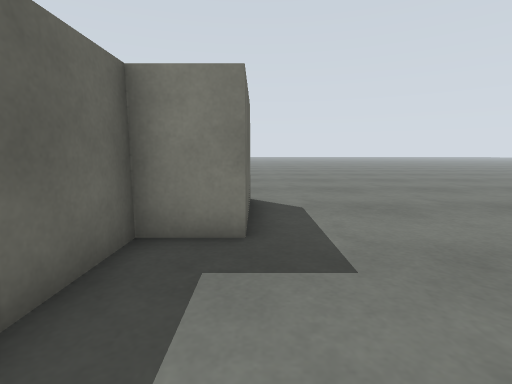
[1] (above)

16 first-person views from a walk through a world built for the Gazebo simulator. The camera is 0.61 m above the floor, tilts 8° down and sees 85° across. The floor is counted in squares, 0.5 m on a side. Each view is taken from the middle of a square. On the plan, view 1 faces up. The plan holds only what a view shows up to about 13 squares ahead; the rest is blank. The place goes on beyond the plan.

[2]
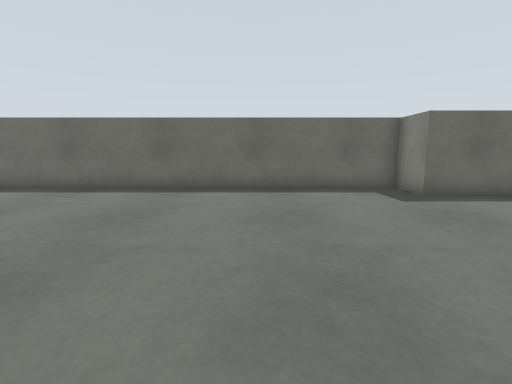

[3]
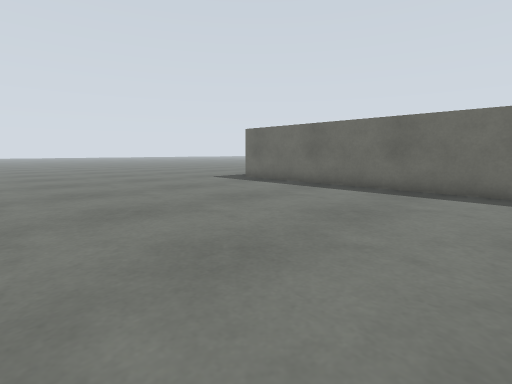

[4]
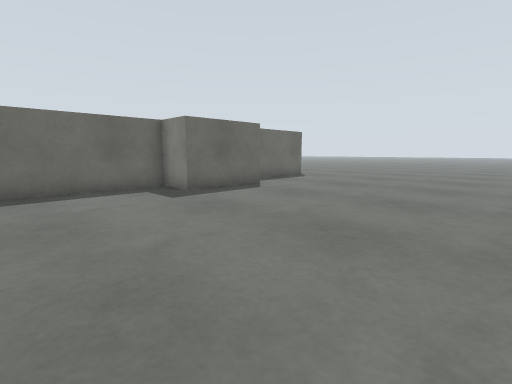

[5]
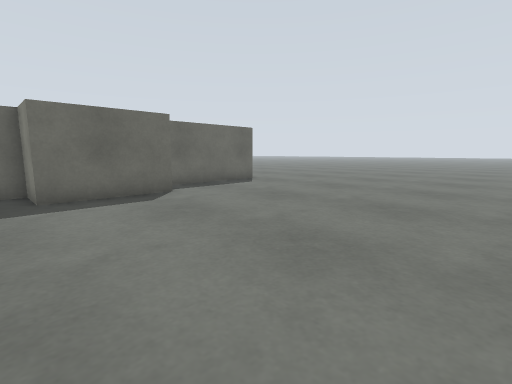

[6]
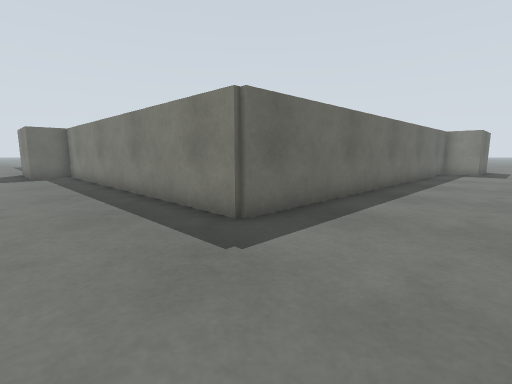

[7]
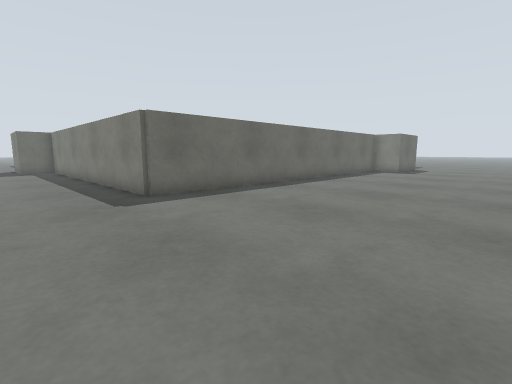

[8]
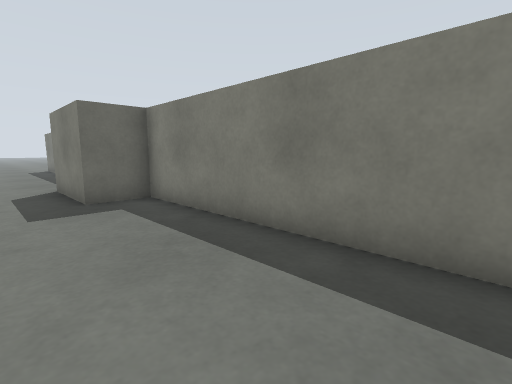

[9]
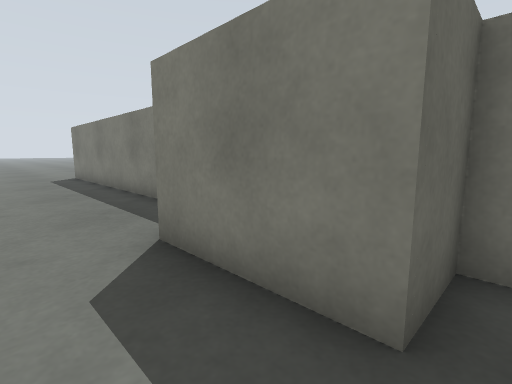

[10]
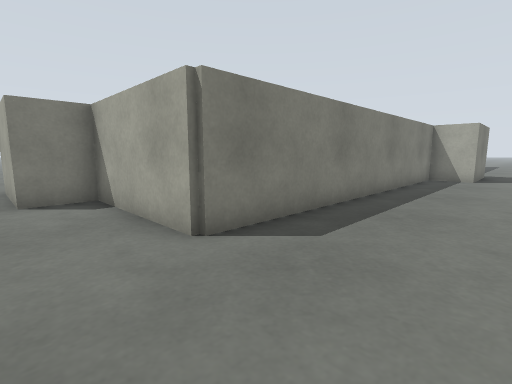

[11]
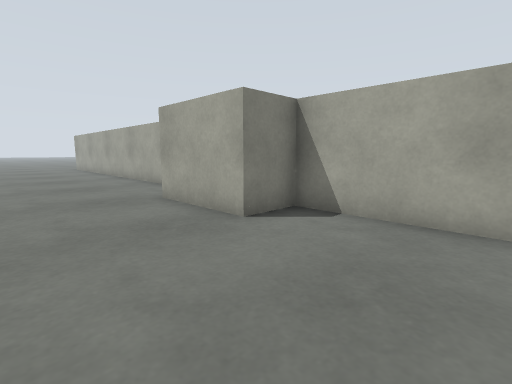

[12]
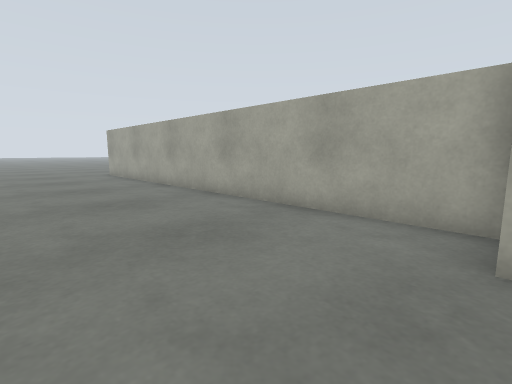

[13]
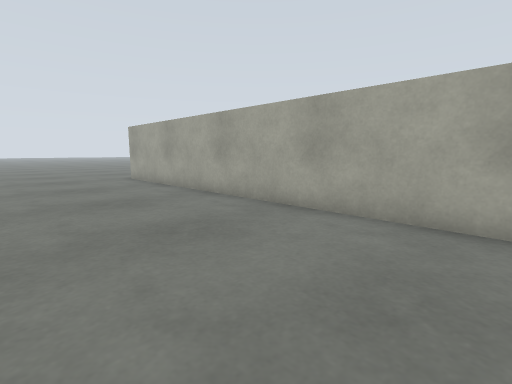

[14]
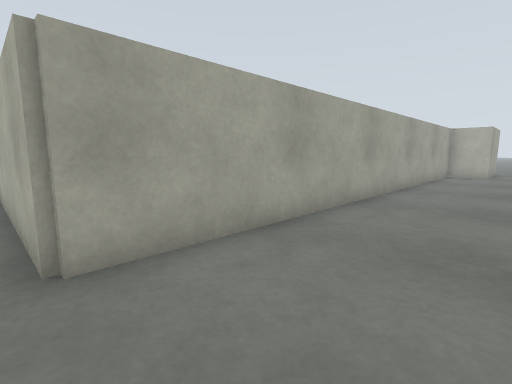

[15]
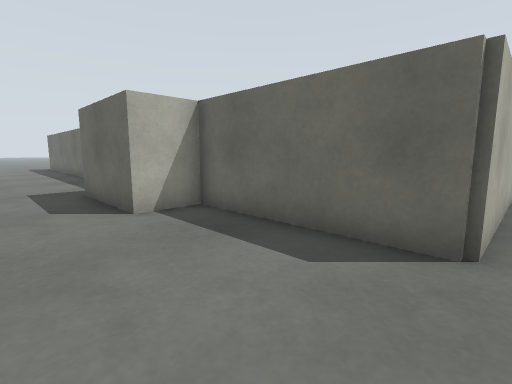

[16]
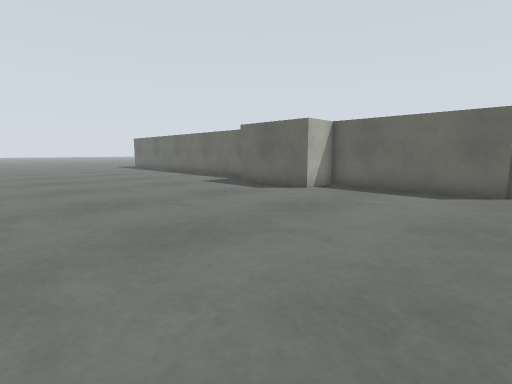

### Floor plan
Points are (right, up) in squares from view 1. A wall is a line through its corners. A room is listed if a view was taken in it or the views show most of it. See-through windows are left out.
Room 1 (views 1, 2, 3, 4, 5, 6, 7, 8, 9, 15, 16)
walls: (-1.7, 0.5) (-1.7, -11.6) (-10.5, -11.6); (-13.4, -11.6) (-14.5, -11.6) (-14.5, -13.2) (-17.7, -13.2); (-6.5, 12.6) (-1.7, 12.6) (-1.7, 7.4) (-0.1, 7.4) (-0.1, 3.9) (-1.7, 3.9) (-1.7, 2.4)
ways out: opening at (-18.5, -14.5) to room 2
Room 2 (views 10, 11, 12, 13, 14)
walls: (-29.8, -3.7) (-29.8, 12.6) (-24.2, 12.6); (-17.7, -13.2) (-17.7, -11.6) (-29.8, -11.6) (-29.8, -7.1) (-31.4, -7.1) (-31.4, -3.7)
ways out: opening at (-18.5, -14.5) to room 1

Positions as (right, up) in squares from view 1, and headings:
1: (0, 0), facing up
2: (8, -1), facing left
3: (8, -1), facing down-left
4: (8, -1), facing up-left
5: (8, 3), facing up-left
6: (2, -15), facing up-left
7: (6, -15), facing up-left
8: (-7, -15), facing up-left
9: (-14, -15), facing up-left
10: (-32, -15), facing up-right
11: (-35, -11), facing up-right
12: (-35, -4), facing up-right
13: (-35, -1), facing up-right
14: (-33, 13), facing down-right
15: (2, 13), facing down-left
16: (8, 13), facing down-left
